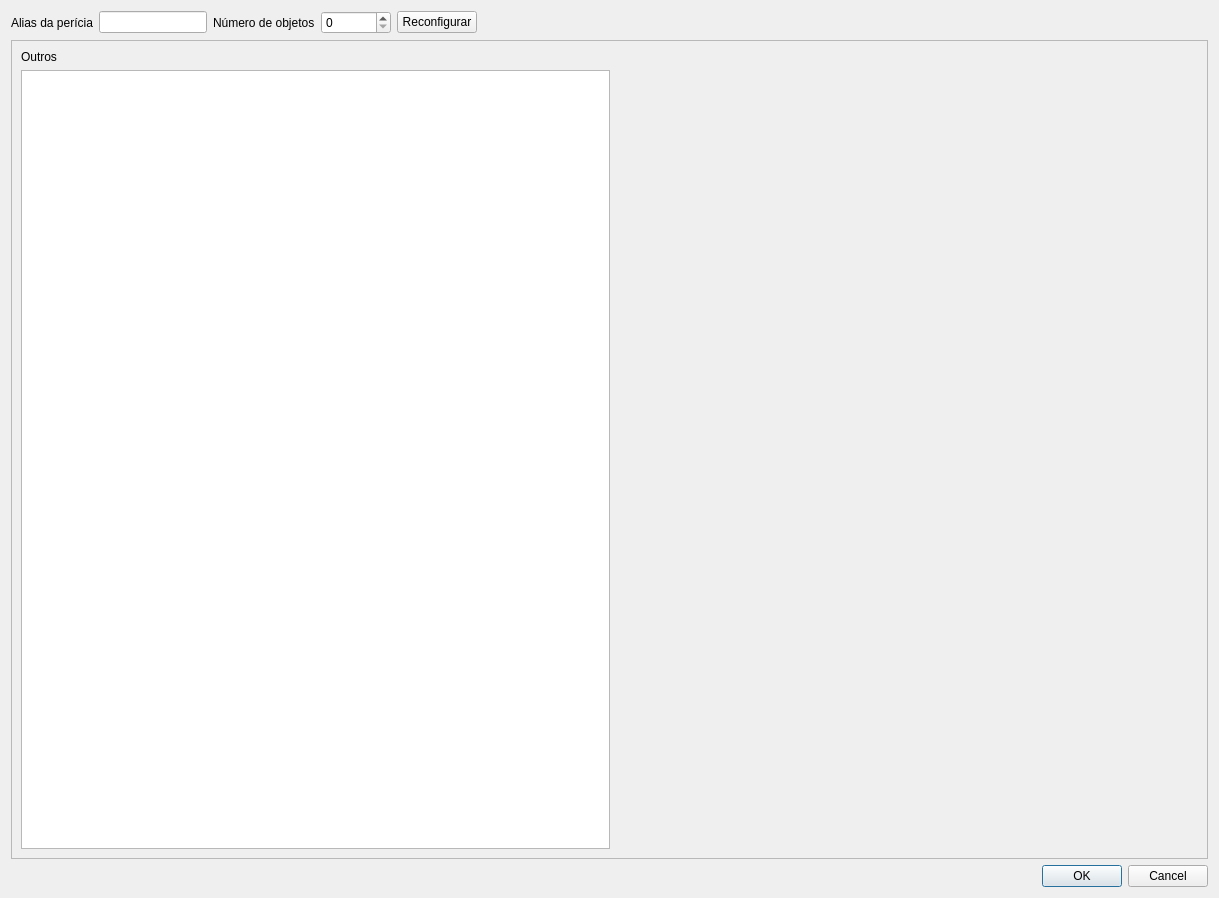
<?xml version="1.0" encoding="UTF-8"?>
<ui version="4.0">
 <class>PicsOrganizer</class>
 <widget class="QDialog" name="PicsOrganizer">
  <property name="geometry">
   <rect>
    <x>0</x>
    <y>0</y>
    <width>1219</width>
    <height>898</height>
   </rect>
  </property>
  <property name="windowTitle">
   <string>PicsOrganizer</string>
  </property>
  <layout class="QVBoxLayout" name="verticalLayout" stretch="0,0,0">
   <item>
    <layout class="QHBoxLayout" name="horizontalLayout" stretch="0,0,0,0,0,1">
     <item>
      <widget class="QLabel" name="label">
       <property name="text">
        <string>Alias da perícia</string>
       </property>
      </widget>
     </item>
     <item>
      <widget class="QLineEdit" name="led_alias_pericias"/>
     </item>
     <item>
      <widget class="QLabel" name="label_3">
       <property name="text">
        <string>Número de objetos</string>
       </property>
      </widget>
     </item>
     <item>
      <widget class="QSpinBox" name="spb_n_objetos">
       <property name="minimumSize">
        <size>
         <width>70</width>
         <height>0</height>
        </size>
       </property>
      </widget>
     </item>
     <item>
      <widget class="QPushButton" name="btn_reconfig">
       <property name="text">
        <string>Reconfigurar</string>
       </property>
      </widget>
     </item>
     <item>
      <spacer name="horizontalSpacer">
       <property name="orientation">
        <enum>Qt::Horizontal</enum>
       </property>
       <property name="sizeHint" stdset="0">
        <size>
         <width>40</width>
         <height>20</height>
        </size>
       </property>
      </spacer>
     </item>
    </layout>
   </item>
   <item>
    <widget class="QScrollArea" name="scrollArea">
     <property name="widgetResizable">
      <bool>true</bool>
     </property>
     <widget class="QWidget" name="scrollAreaWidgetContents">
      <property name="geometry">
       <rect>
        <x>0</x>
        <y>0</y>
        <width>1199</width>
        <height>813</height>
       </rect>
      </property>
      <layout class="QHBoxLayout" name="horizontalLayout_2">
       <item>
        <layout class="QHBoxLayout" name="lay_objects">
         <item>
          <layout class="QVBoxLayout" name="verticalLayout_2">
           <item>
            <widget class="QLabel" name="label_2">
             <property name="text">
              <string>Outros</string>
             </property>
            </widget>
           </item>
           <item>
            <widget class="QListWidget" name="lsw_others">
             <property name="dragDropOverwriteMode">
              <bool>false</bool>
             </property>
             <property name="dragDropMode">
              <enum>QAbstractItemView::DragDrop</enum>
             </property>
             <property name="selectionMode">
              <enum>QAbstractItemView::SingleSelection</enum>
             </property>
             <property name="iconSize">
              <size>
               <width>150</width>
               <height>150</height>
              </size>
             </property>
             <property name="viewMode">
              <enum>QListView::IconMode</enum>
             </property>
            </widget>
           </item>
          </layout>
         </item>
         <item>
          <spacer name="horizontalSpacer_2">
           <property name="orientation">
            <enum>Qt::Horizontal</enum>
           </property>
           <property name="sizeHint" stdset="0">
            <size>
             <width>40</width>
             <height>20</height>
            </size>
           </property>
          </spacer>
         </item>
        </layout>
       </item>
      </layout>
     </widget>
    </widget>
   </item>
   <item>
    <widget class="QDialogButtonBox" name="bbx_default">
     <property name="orientation">
      <enum>Qt::Horizontal</enum>
     </property>
     <property name="standardButtons">
      <set>QDialogButtonBox::Cancel|QDialogButtonBox::Ok</set>
     </property>
    </widget>
   </item>
  </layout>
 </widget>
 <resources/>
 <connections/>
</ui>
